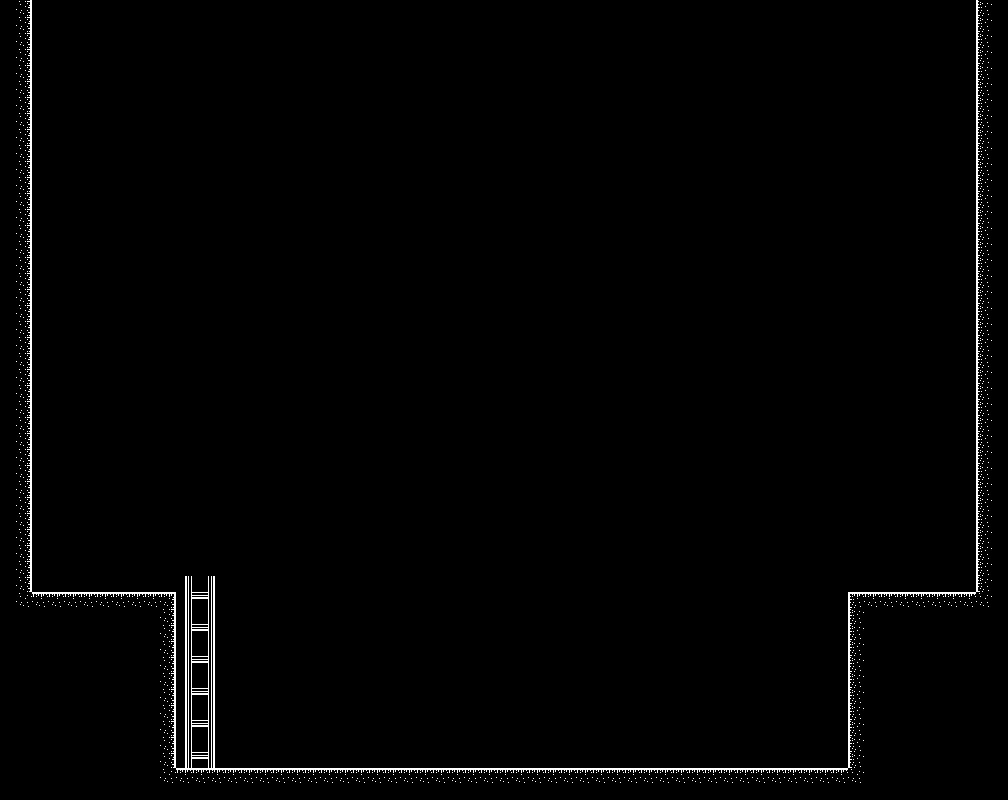

The image is a tile-based game level rendered from a .tmx file. Its description and source (layers, tilesets, objects; grid data summarised) follow:
An orthogonal 63x50 tile map with 16x16 px tiles, 1 tile layer (Tiles), 2 tilesets and 21 objects (Left, BlueBox, GreenBox, RedBox, NextStage, ...).

<map version="1.10" tiledversion="1.10.2" orientation="orthogonal" renderorder="right-down" width="63" height="50" tilewidth="16" tileheight="16" infinite="0" nextlayerid="11" nextobjectid="26">
 <tileset firstgid="1" source="amproject.tsx" />
 <tileset firstgid="50" source="dragonheart.tsx" />
 <objectgroup id="3" name="Grounds">
  <object id="9" name="Left" x="14" y="20" width="17.2727" height="575.333" />
  <object id="10" x="19" y="592.409" width="156" height="11.3409" />
  <object id="11" x="163.75" y="593" width="11.25" height="179" />
  <object id="12" x="169.5" y="769" width="844.5" height="6.75" />
  <object id="13" x="849.083" y="593.083" width="5.66667" height="189" />
  <object id="14" x="849.364" y="592.818" width="132.545" height="7.81818" />
  <object id="15" x="976.667" y="94.8333" width="7.66667" height="501.333" />
 </objectgroup>
 <objectgroup id="4" name="Objects">
  <object id="16" name="BlueBox" x="321.667" y="593" width="79.6667" height="175">
   <properties>
    <property name="class" value="box" />
    <property name="color" value="blue" />
   </properties>
  </object>
  <object id="17" name="GreenBox" x="498" y="592.667" width="80" height="175">
   <properties>
    <property name="class" value="box" />
    <property name="color" value="green" />
   </properties>
  </object>
  <object id="18" name="RedBox" x="674" y="592.667" width="79" height="176.333">
   <properties>
    <property name="class" value="box" />
    <property name="color" value="red" />
   </properties>
  </object>
  <object id="24" name="NextStage" x="928" y="580.5">
   <properties>
    <property name="class" value="scenePortal" />
    <property name="scene" value="LevelBlueZoneM3" />
   </properties>
   <point />
  </object>
 </objectgroup>
 <objectgroup id="7" name="Start">
  <object id="8" name="Start" x="85.3333" y="581.667">
   <point />
  </object>
 </objectgroup>
 <objectgroup id="8" name="Spikes" />
 <objectgroup id="9" name="Bricks">
  <object id="21" name="B" x="323" y="336.5" width="78" height="239.5">
   <properties>
    <property name="color" value="blue" />
   </properties>
  </object>
  <object id="22" name="G" x="499.167" y="337" width="79" height="240">
   <properties>
    <property name="color" value="green" />
   </properties>
  </object>
  <object id="23" name="R" x="674.833" y="337.5" width="81" height="240">
   <properties>
    <property name="color" value="red" />
   </properties>
  </object>
 </objectgroup>
 <objectgroup id="10" name="OneWays">
  <properties>
   <property name="class" value="scenePortal" />
   <property name="scene" value="LevelBlueM3" />
  </properties>
  <object id="1" x="185" y="592.182" width="29.9091" height="6.45455" />
  <object id="2" x="185.091" y="624.182" width="29.7273" height="7" />
  <object id="3" x="185.091" y="656.182" width="29.6364" height="6.54545" />
  <object id="4" x="185.091" y="688.091" width="29.8182" height="6.90909" />
  <object id="5" x="184.636" y="720.091" width="30.3636" height="6.72727" />
  <object id="7" x="184.818" y="752.091" width="29.9091" height="6.72727" />
 </objectgroup>
 <layer id="1" name="Tiles" width="63" height="50">
  <data>[3150 cells, 535 non-empty, 8 distinct tile ids]</data>
 </layer>
</map>
